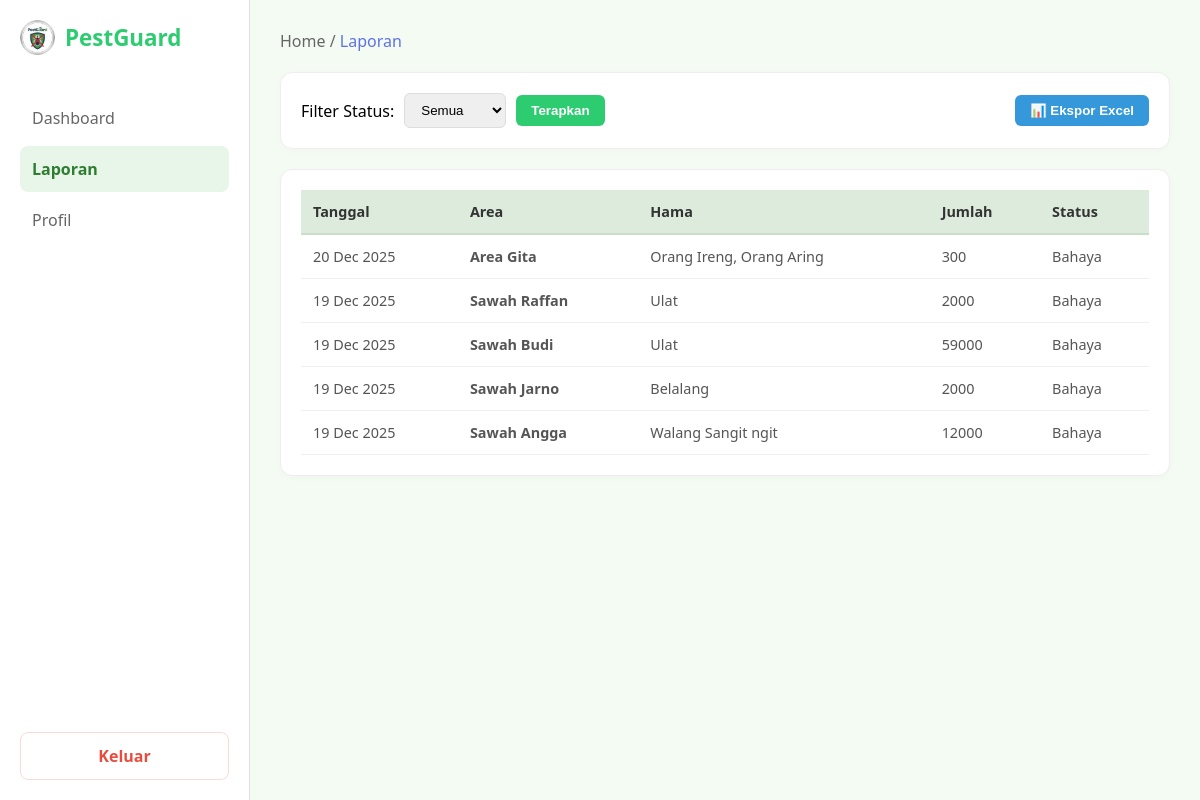
/laporan.php?filter=Bahaya (signed in), run on the app's committed database.
### tables this page shows
CREATE TABLE `areas` (
  `id` int(11) NOT NULL,
  `nama_area` varchar(100) DEFAULT NULL,
  `hama` varchar(50) DEFAULT NULL,
  `jumlah` int(11) DEFAULT NULL,
  `status` enum('Aman','Waspada','Bahaya') DEFAULT NULL,
  `warna` varchar(20) DEFAULT NULL,
  `geometry` longtext DEFAULT NULL,
  `tanggal` date DEFAULT curdate()
);

### laporan.php (the view, shortened to what this page needs)
<?php
include 'db.php';
$where = "";
if (isset($_GET['filter']) && $_GET['filter'] != 'Semua') {
    $s = $_GET['filter'];
    $where = "WHERE status = '$s'";
}
$result = $conn->query("SELECT * FROM areas $where ORDER BY tanggal DESC");
?>
<!DOCTYPE html>
<html lang="id">
<head>
</head>
<body>
    <div class="sidebar">
        <div style="display:flex; gap:10px; align-items:center; margin-bottom:40px;">
            <img src="logo.png" width="35"> <span style="font-size:1.4rem; font-weight:bold; color:#2ecc71;">PestGuard</span>
        </div>
        <div class="menu">
            <a href="dashboard.php">Dashboard</a>
            <a href="laporan.php" class="active">Laporan</a>
            <a href="profil.php">Profil</a>
        </div>
        <a href="logout.php" class="btn-logout-side">Keluar</a>
    </div>
    <div class="main-content">
        <div style="margin-bottom:20px; color:#666;">Home / <span style="color:#5e72e4;">Laporan</span></div>
        <div class="box">
            <form class="controls" method="GET">
                <label>Filter Status:</label>
                <select name="filter">
                    <option value="Semua">Semua</option>
                </select>
                <button type="submit" class="btn-filter">Terapkan</button>
                <button type="button" class="btn-export" onclick="exportToExcel()">📊 Ekspor Excel</button>
            </form>
        </div>
        <div class="box">
            <table id="reportTable">
                <thead><tr><th>Tanggal</th><th>Area</th><th>Hama</th><th>Jumlah</th><th>Status</th></tr></thead>
                <tbody>
                    <?php if($result->num_rows == 0): ?>
                        <tr><td colspan="5" style="text-align:center;">Data tidak ditemukan.</td></tr>
                    <?php else: ?>
                        <?php while($row = $result->fetch_assoc()): ?>
                        <tr>
                            <td><?php echo date('d M Y', strtotime($row['tanggal'])); ?></td>
                            <td><strong><?php echo $row['nama_area']; ?></strong></td>
                            <td><?php echo $row['hama']; ?></td>
                            <td><?php echo $row['jumlah']; ?></td>
                            <td><?php echo $row['status']; ?></td>
                        </tr>
                        <?php endwhile; ?>
                    <?php endif; ?>
                </tbody>
            </table>
        </div>
    </div>
</body>
</html>

### laporan.php (style rules this page uses)
* { box-sizing: border-box; margin: 0; padding: 0; }
body { font-family: 'Segoe UI', sans-serif; background: #f3fbf2; display: flex; height: 100vh; }
.sidebar { width: 250px; background: #fff; color: #555; padding: 20px; border-right: 1px solid #e0e0e0; display:flex; flex-direction:column; }
.menu a { display: block; padding: 12px; color: #666; text-decoration: none; margin-bottom: 5px; border-radius: 8px; font-weight: 500; }
.menu a:hover, .menu a.active { background: #e8f5e9; color: #2e7d32; font-weight: bold; }
.main-content { flex: 1; padding: 30px; overflow-y: auto; }
.box { background: white; border-radius: 12px; padding: 20px; box-shadow: 0 2px 10px rgba(0,0,0,0.02); border: 1px solid #eee; margin-bottom: 20px; }
table { width: 100%; border-collapse: collapse; }
th { background: #dcebdc; padding: 12px; text-align: left; border-bottom: 2px solid #c8dec8; font-size: 0.9rem; color: #333; font-weight: 600; }
td { padding: 12px; border-bottom: 1px solid #f0f0f0; font-size: 0.9rem; color: #555; }
.controls { display: flex; gap: 10px; align-items: center; }
select { padding: 8px 12px; border: 1px solid #ddd; border-radius: 6px; outline: none; }
.btn-filter { background: #2ecc71; color: white; border: none; padding: 8px 15px; border-radius: 6px; cursor: pointer; font-weight: bold; }
.btn-export { background: #3498db; color: white; border: none; padding: 8px 15px; border-radius: 6px; cursor: pointer; margin-left: auto; font-weight: bold; }
.menu { flex: 1; }
.btn-logout-side { display: block; padding: 12px; color: #e74c3c; text-decoration: none; border-radius: 8px; font-weight: bold; border: 1px solid #fadbd8; text-align: center; margin-top: auto; }

### data on the page
areas: tanggal "20 Dec 2025", nama_area "Area Gita", hama "Orang Ireng, Orang Aring", jumlah "300", status "Bahaya"
areas: tanggal "19 Dec 2025", nama_area "Sawah Raffan", hama "Ulat", jumlah "2000", status "Bahaya"
areas: tanggal "19 Dec 2025", nama_area "Sawah Budi", hama "Ulat", jumlah "59000", status "Bahaya"
areas: tanggal "19 Dec 2025", nama_area "Sawah Jarno", hama "Belalang", jumlah "2000", status "Bahaya"
areas: tanggal "19 Dec 2025", nama_area "Sawah Angga", hama "Walang Sangit ngit", jumlah "12000", status "Bahaya"
